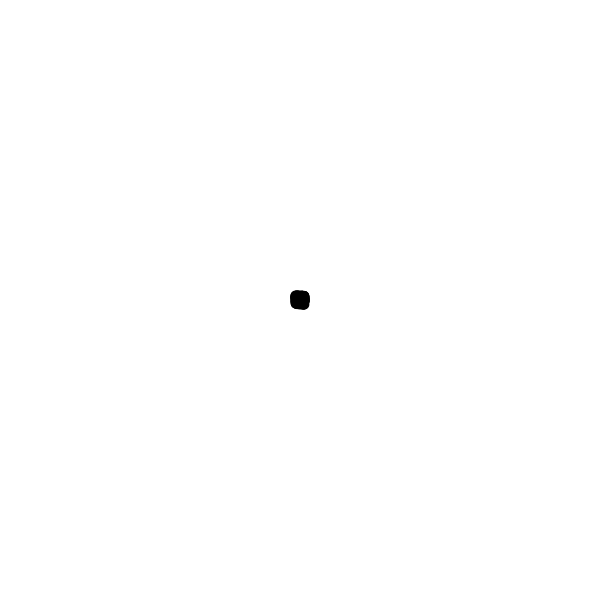
Frame 1 (no input)
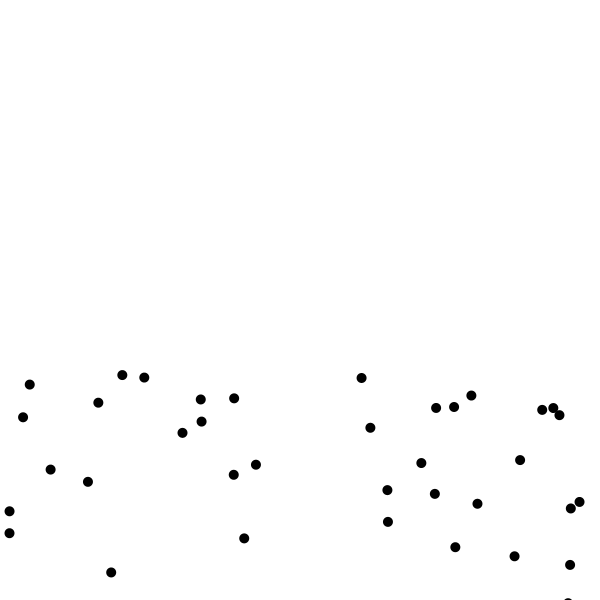
Frame 60 (the mouse pressed at the canvas centre just before this capture)
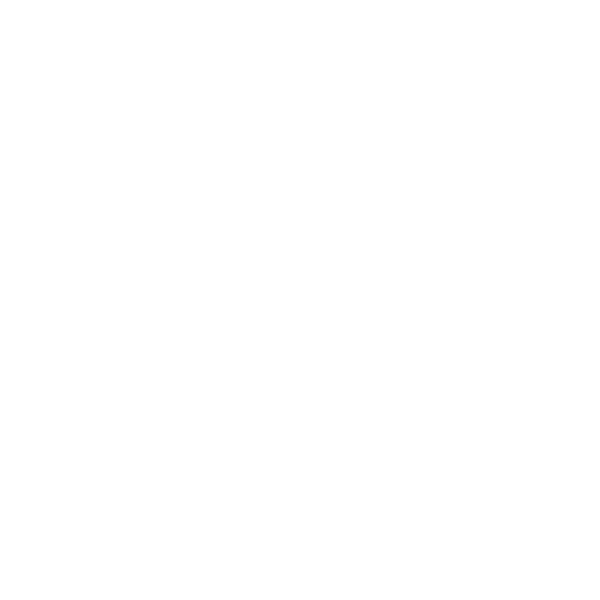
Frame 120 (the mouse held since frame 60 and released just before this capture)

The Processing sketch that drew these frames (run headless with seeded random() and noise(); from frame 60 on, the mouse is pressed at the canvas centre):

// Processing sketch: vla_agents_gravity
// ── vla_agents_gravity.pde
// 可変長配列でエージェント100体（クリックで増える）

// エージェントの位置を覚えておくための配列
FloatList x;
FloatList y;
// 速度用の配列
FloatList vx;
FloatList vy;

void setup() {
  size(600, 600);
  noStroke();
  fill(0);

  // 可変長配列を初期化
  x = new FloatList();
  y = new FloatList();
  vx = new FloatList();
  vy = new FloatList();

  // エージェントの初期位置を設定
  for (int i = 0; i < 100; i++) {
    x.append(width / 2);
    y.append(height / 2);

    // 速度もランダムに設定
    vx.append(random(-5, 5));
    vy.append(random(-5, 5));
  }
}

void draw() {
  background(255);

  // ループ変数 i を 0 から個数ぶんまで増やしていく
  // ＝すべてのエージェントについて処理する
  for (int i = 0; i < x.size(); i++) {
    // i番目のエージェントに重力を加える
    vy.add(i, 0.2);

    // i番目のエージェントの位置をずらす
    x.add(i, vx.get(i));
    y.add(i, vy.get(i));

    // i番目のエージェントを描く
    ellipse(x.get(i), y.get(i), 10, 10);
  }
}

void mousePressed() {
  // 新たなエージェントを追加
  x.append(mouseX);
  y.append(mouseY);

  // 速度もランダムに設定
  vx.append(random(-5, 5));
  vy.append(random(-5, 5));
}
